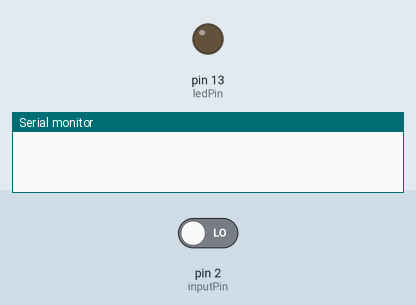
Bench run of a sketch on a simulated Arduino Uno, built with avr-gcc and run on an emulated ATmega328P. On the bench: output pins drawn as LEDs (lit = HIGH), the last lines printed to the serial monitor. The test bench sets the inputs (shaded band); at power-on: pin 2 (inputPin) LOW.

Above: at 1.2 s.
1.3 s: pin 2 (inputPin) driven HIGH
At 2.5 s:
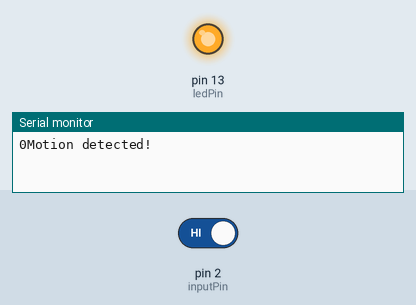
2.8 s: pin 2 (inputPin) driven LOW
At 3.6 s:
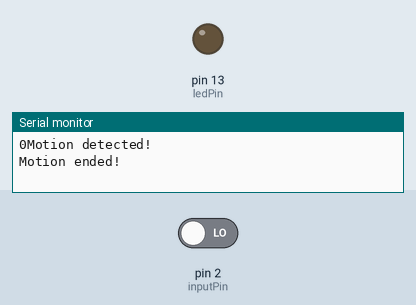
Timing chart, 0 to 5.8 s (numbered marks = the images above; inputs shaded):
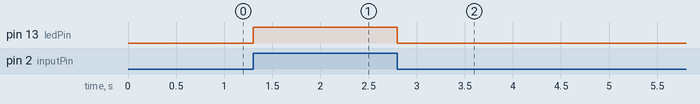

Measured:
- after the input at 1.3 s, pin 13 (ledPin): LOW → HIGH at once
- after the input at 2.8 s, pin 13 (ledPin): HIGH → LOW at once

The sketch:

pir_ex.ino
```cpp
int ledPin = 13;                // choose the pin for the LED
int inputPin = 2;               // choose the input pin (for PIR sensor)
int pirState = LOW;             // we start, assuming no motion detected
int val = 0;                    // variable for reading the pin status
int i = 0;
void setup() {
  pinMode(ledPin, OUTPUT);      // declare LED as output
  pinMode(inputPin, INPUT);     // declare sensor as input

  Serial.begin(9600);
}

void loop(){
  val = digitalRead(inputPin);  // read input value
  if (val == HIGH) {            // check if the input is HIGH
    digitalWrite(ledPin, HIGH);  // turn LED ON
    if (pirState == LOW) {
      // we have just turned on
      Serial.print(i);
      Serial.println("Motion detected!");
      // We only want to print on the output change, not state
      pirState = HIGH;
      i++;
    }
  } else {
    digitalWrite(ledPin, LOW); // turn LED OFF
    if (pirState == HIGH){
      // we have just turned of
      Serial.println("Motion ended!");
      // We only want to print on the output change, not state
      pirState = LOW;
    }

  }
}
```
